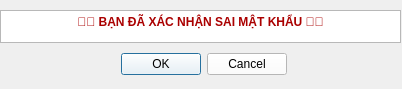
<?xml version="1.0" encoding="UTF-8"?>
<ui version="4.0">
 <class>Dialog</class>
 <widget class="QDialog" name="Dialog">
  <property name="geometry">
   <rect>
    <x>0</x>
    <y>0</y>
    <width>402</width>
    <height>89</height>
   </rect>
  </property>
  <property name="windowTitle">
   <string>Dialog</string>
  </property>
  <widget class="QTextBrowser" name="text_confirm">
   <property name="geometry">
    <rect>
     <x>0</x>
     <y>10</y>
     <width>401</width>
     <height>33</height>
    </rect>
   </property>
   <property name="styleSheet">
    <string notr="true">color: rgb(170, 0, 0);
font: 700 9pt &quot;Segoe UI&quot;;</string>
   </property>
   <property name="html">
    <string>&lt;!DOCTYPE HTML PUBLIC &quot;-//W3C//DTD HTML 4.0//EN&quot; &quot;http://www.w3.org/TR/REC-html40/strict.dtd&quot;&gt;
&lt;html&gt;&lt;head&gt;&lt;meta name=&quot;qrichtext&quot; content=&quot;1&quot; /&gt;&lt;meta charset=&quot;utf-8&quot; /&gt;&lt;style type=&quot;text/css&quot;&gt;
p, li { white-space: pre-wrap; }
hr { height: 1px; border-width: 0; }
li.unchecked::marker { content: &quot;\2610&quot;; }
li.checked::marker { content: &quot;\2612&quot;; }
&lt;/style&gt;&lt;/head&gt;&lt;body style=&quot; font-family:'Segoe UI'; font-size:9pt; font-weight:700; font-style:normal;&quot;&gt;
&lt;p align=&quot;center&quot; style=&quot; margin-top:0px; margin-bottom:0px; margin-left:0px; margin-right:0px; -qt-block-indent:0; text-indent:0px;&quot;&gt;🔐🔐 BẠN ĐÃ XÁC NHẬN SAI MẬT KHẨU 🔐🔐&lt;/p&gt;&lt;/body&gt;&lt;/html&gt;</string>
   </property>
  </widget>
  <widget class="QDialogButtonBox" name="exit_button">
   <property name="geometry">
    <rect>
     <x>120</x>
     <y>50</y>
     <width>167</width>
     <height>29</height>
    </rect>
   </property>
   <property name="styleSheet">
    <string notr="true">color: rgb(0, 0, 0);
background-color: rgb(255, 255, 255);
font: 700 9pt &quot;Segoe UI&quot;;</string>
   </property>
   <property name="standardButtons">
    <set>QDialogButtonBox::Cancel|QDialogButtonBox::Ok</set>
   </property>
  </widget>
 </widget>
 <resources/>
 <connections/>
</ui>
